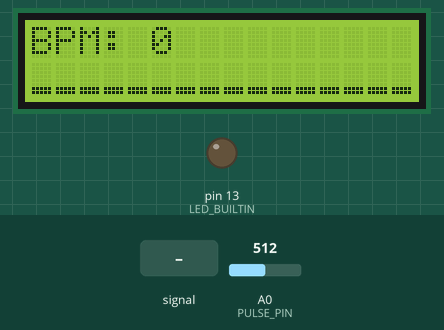
The sketch below on a simulated Arduino Uno, built with avr-gcc and run on an emulated ATmega328P. On the bench: 16×2 character LCD, output pins drawn as LEDs (lit = HIGH). Dashed ring = blinking. Inputs (shaded band) come from the test bench; at power-on: A0 (PULSE_PIN) = 512. What the sketch prints to the serial monitor is not drawn.

Above: at 3.3 s.
3.4 s: A0 (PULSE_PIN) fed a 200 Hz sine of ±81 counts around its level
At 4.29 s:
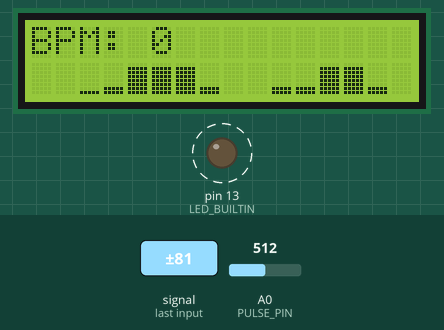
5.1 s: A0 (PULSE_PIN) set to 716
At 5.9 s:
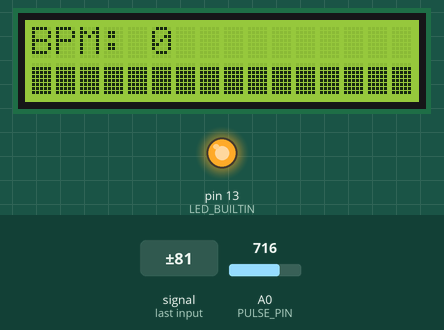
7.1 s: A0 (PULSE_PIN) fed a 1000 Hz sine of ±255 counts around its level
At 7.88 s:
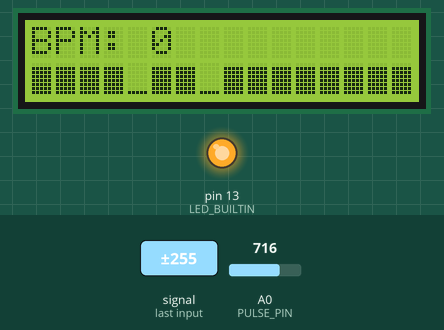
8.9 s: A0 (PULSE_PIN) set to 810
At 8.9 s:
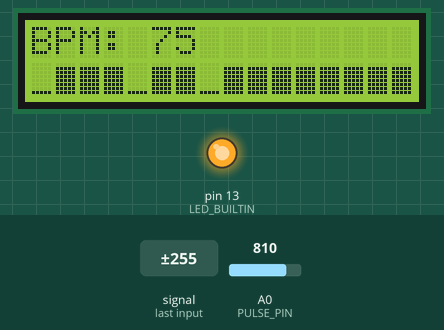
10.5 s: A0 (PULSE_PIN) set to 568
12.0 s: A0 (PULSE_PIN) set to 534
At 13.1 s:
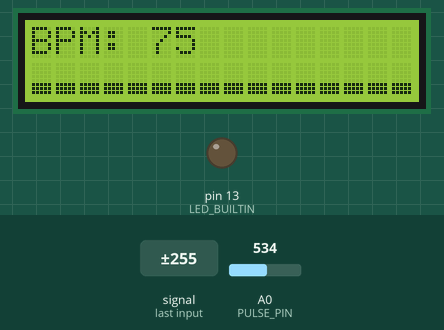
Timing chart, 0 to 14.9 s (numbered marks = the images above; inputs shaded):
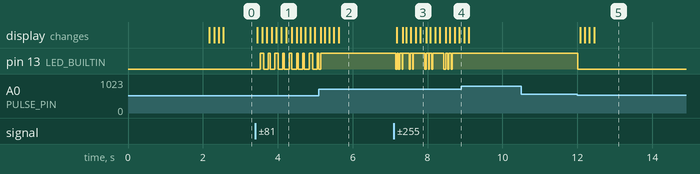

Measured:
- the behaviour switches between 550 and 549 on A0 (PULSE_PIN) (found by bisection; images 4 and 5)
- after the input at 3.4 s, pin 13 (LED_BUILTIN): alternates HIGH for 0.04 s and LOW for 0.13 s, starting after 0.14 s; the display: first changes after 0.05 s (image 1 shows a later state)
- after the input at 5.1 s, the display: first differs from a run without the input after 0.15 s (image 2 shows a later state)
- after the input at 7.1 s, the display: first changes after 0.07 s (image 3 shows a later state)
- after the input at 8.9 s, pin 13 (LED_BUILTIN): stops changing and stays HIGH
- after the input at 10.5 s, every drawn part: stays the same
- after the input at 12.0 s, pin 13 (LED_BUILTIN): HIGH → LOW at once; the display: first changes after 0.07 s (image 5 shows a later state)

The sketch:

main.ino
```cpp
#include <Wire.h>
#include <LiquidCrystal_I2C.h>

LiquidCrystal_I2C lcd(0x27, 16, 2);

// ===== PULSE SENSOR =====
#define PULSE_PIN A0
int signal;
int threshold = 550;
int BPM = 0;
int displayBPM = 0;
unsigned long lastBeatTime = 0;
bool beatDetected = false;

// ===== TIMING =====
unsigned long lastDisplayUpdate = 0;
const int DISPLAY_INTERVAL = 120;

// ===== GRAPH (LCD) =====
byte graph[16];

// Custom bar characters (0–7)
byte bars[8][8] = {
  {0,0,0,0,0,0,0,0},
  {0,0,0,0,0,0,0,31},
  {0,0,0,0,0,0,31,31},
  {0,0,0,0,0,31,31,31},
  {0,0,0,0,31,31,31,31},
  {0,0,0,31,31,31,31,31},
  {0,0,31,31,31,31,31,31},
  {0,31,31,31,31,31,31,31}
};

// ===== SERIAL PLOTTER VARIABLES =====
float plotY = 0;
float targetY = 800;
bool beatActive = false;
unsigned long beatStart = 0;
int beatDuration = 600;

bool fingerPresent = false;
unsigned long lastFingerTime = 0;
float baseline = 300;

void setup() {
  Serial.begin(9600);

  lcd.init();
  lcd.backlight();

  for (int i = 0; i < 8; i++) {
    lcd.createChar(i, bars[i]);
  }

  lcd.setCursor(0, 0);
  lcd.print("Pulse Monitor");
  lcd.setCursor(0, 1);
  lcd.print("Initializing");
  delay(2000);
  lcd.clear();

  pinMode(LED_BUILTIN, OUTPUT);
  randomSeed(analogRead(A1));
}

void loop() {
  unsigned long now = millis();
  signal = analogRead(PULSE_PIN);

  fingerPresent = (signal > 450);

  if (fingerPresent) {
    lastFingerTime = now;
  } else {
    if (now - lastFingerTime > 2000) {
      displayBPM = 0;
      BPM = 0;
      lastBeatTime = 0;
    }
  }

  // ---------- BEAT DETECTION ----------
  if (signal > threshold && !beatDetected && fingerPresent) {
    beatDetected = true;
    digitalWrite(LED_BUILTIN, HIGH);

    beatActive = true;
    beatStart = now;

    if (lastBeatTime > 0) {
      unsigned long interval = now - lastBeatTime;
      if (interval > 300 && interval < 2000) {
        BPM = 60000 / interval;
        displayBPM = (displayBPM * 3 + BPM) / 4;
        displayBPM = constrain(displayBPM, 40, 200);
      }
    }
    lastBeatTime = now;
  }

  if (signal < threshold) {
    beatDetected = false;
    digitalWrite(LED_BUILTIN, LOW);
  }

  // ---------- LCD GRAPH UPDATE ----------
  int height = map(signal, 400, 700, 0, 7);
  height = constrain(height, 0, 7);

  for (int i = 0; i < 15; i++) {
    graph[i] = graph[i + 1];
  }

  if (beatDetected) {
    graph[15] = 7;
  } else {
    graph[15] = height;
  }

  // ---------- LCD UPDATE ----------
  if (now - lastDisplayUpdate > DISPLAY_INTERVAL) {
    lcd.setCursor(0, 0);
    lcd.print("BPM: ");
    if (fingerPresent && displayBPM > 0) {
      lcd.print(displayBPM);
      lcd.print("   ");
    } else {
      lcd.print("0   ");
    }

    lcd.setCursor(0, 1);
    for (int i = 0; i < 16; i++) {
      lcd.write(byte(graph[i]));
    }

    lastDisplayUpdate = now;
  }

  // ---------- SERIAL PLOTTER (REALISTIC ECG WAVEFORM) ----------
  if (fingerPresent && beatActive) {
    float t = (float)(now - beatStart) / (float)beatDuration;

    if (t <= 1.0) {
      if (t < 0.08) {
        float pt = t / 0.08;
        float pWave = sin(pt * 3.14159);
        plotY = baseline + 60.0 * pWave;
      } else if (t < 0.12) {
        plotY = baseline;
      } else if (t < 0.14) {
        float qt = (t - 0.12) / 0.02;
        plotY = baseline - 40.0 * sin(qt * 3.14159);
      } else if (t < 0.18) {
        float rt = (t - 0.14) / 0.04;
        plotY = baseline + (float)targetY * sin(rt * 3.14159);
      } else if (t < 0.22) {
        float st = (t - 0.18) / 0.04;
        plotY = baseline - 120.0 * sin(st * 3.14159);
      } else if (t < 0.30) {
        float stt = (t - 0.22) / 0.08;
        plotY = baseline + 20.0 * (1.0 - stt);
      } else if (t < 0.50) {
        float tt = (t - 0.30) / 0.20;
        plotY = baseline + 150.0 * sin(tt * 3.14159);
      } else if (t < 0.55) {
        float ut = (t - 0.50) / 0.05;
        plotY = baseline + 30.0 * sin(ut * 3.14159);
      } else {
        plotY = baseline;
      }
    } else {
      beatActive = false;
      plotY = baseline;
    }
  } else if (!fingerPresent) {
    plotY = baseline;
  } else {
    plotY = baseline;
  }

  if (plotY < 0) plotY = 0;

  // Send to Serial Plotter
  Serial.println(plotY);

  delay(20);
}
```
